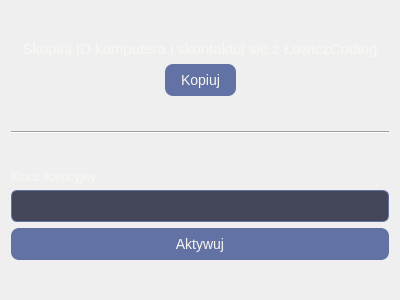
<?xml version="1.0" encoding="UTF-8"?>
<ui version="4.0">
 <class>Form</class>
 <widget class="QWidget" name="Form">
  <property name="geometry">
   <rect>
    <x>0</x>
    <y>0</y>
    <width>400</width>
    <height>300</height>
   </rect>
  </property>
  <property name="windowTitle">
   <string>Form</string>
  </property>
  <property name="styleSheet">
   <string notr="true">#Form {
    background-color: qlineargradient(
        spread:pad, x1:0, y1:0, x2:0.5, y2:1,
        stop:0 #282a36,
        stop:1 #1e1f29
    );
}

#label, #label_2{
	color: #f8f8f2;
}

QPushButton {
    background-color: #6272a4;
    color: #f8f8f2;
    border: none;
    padding: 8px 16px;
    border-radius: 8px;
    font-size: 14px;
}

QPushButton:hover {
    background-color: #44475a;
}

QLineEdit {
    background-color: #44475a;
    color: #f8f8f2;
    border: 1px solid #6272a4;
    border-radius: 6px;
    padding: 6px;
    font-size: 14px;
}

QLineEdit:focus {
    background-color: #3b3d4d;
    border: 1px solid #6272a4;
}










</string>
  </property>
  <layout class="QGridLayout" name="gridLayout">
   <item row="0" column="0">
    <spacer name="verticalSpacer_3">
     <property name="orientation">
      <enum>Qt::Orientation::Vertical</enum>
     </property>
     <property name="sizeHint" stdset="0">
      <size>
       <width>20</width>
       <height>40</height>
      </size>
     </property>
    </spacer>
   </item>
   <item row="7" column="0">
    <widget class="QLineEdit" name="lineEdit"/>
   </item>
   <item row="6" column="0">
    <widget class="QLabel" name="label_2">
     <property name="text">
      <string>Klucz licencyjny:</string>
     </property>
    </widget>
   </item>
   <item row="9" column="0">
    <spacer name="verticalSpacer_2">
     <property name="orientation">
      <enum>Qt::Orientation::Vertical</enum>
     </property>
     <property name="sizeHint" stdset="0">
      <size>
       <width>20</width>
       <height>40</height>
      </size>
     </property>
    </spacer>
   </item>
   <item row="8" column="0">
    <widget class="QPushButton" name="checkLicense">
     <property name="text">
      <string>Aktywuj</string>
     </property>
    </widget>
   </item>
   <item row="3" column="0">
    <spacer name="verticalSpacer">
     <property name="orientation">
      <enum>Qt::Orientation::Vertical</enum>
     </property>
     <property name="sizeHint" stdset="0">
      <size>
       <width>20</width>
       <height>40</height>
      </size>
     </property>
    </spacer>
   </item>
   <item row="1" column="0">
    <widget class="QLabel" name="label">
     <property name="font">
      <font>
       <pointsize>11</pointsize>
      </font>
     </property>
     <property name="text">
      <string>Skopiuj ID komputera i skontaktuj się z ŁowiczCoding</string>
     </property>
     <property name="alignment">
      <set>Qt::AlignmentFlag::AlignCenter</set>
     </property>
    </widget>
   </item>
   <item row="4" column="0">
    <widget class="Line" name="line">
     <property name="orientation">
      <enum>Qt::Orientation::Horizontal</enum>
     </property>
    </widget>
   </item>
   <item row="2" column="0">
    <layout class="QHBoxLayout" name="horizontalLayout">
     <item>
      <spacer name="horizontalSpacer">
       <property name="orientation">
        <enum>Qt::Orientation::Horizontal</enum>
       </property>
       <property name="sizeHint" stdset="0">
        <size>
         <width>40</width>
         <height>20</height>
        </size>
       </property>
      </spacer>
     </item>
     <item>
      <widget class="QPushButton" name="copy">
       <property name="text">
        <string>Kopiuj</string>
       </property>
      </widget>
     </item>
     <item>
      <spacer name="horizontalSpacer_2">
       <property name="orientation">
        <enum>Qt::Orientation::Horizontal</enum>
       </property>
       <property name="sizeHint" stdset="0">
        <size>
         <width>40</width>
         <height>20</height>
        </size>
       </property>
      </spacer>
     </item>
    </layout>
   </item>
   <item row="5" column="0">
    <spacer name="verticalSpacer_4">
     <property name="orientation">
      <enum>Qt::Orientation::Vertical</enum>
     </property>
     <property name="sizeHint" stdset="0">
      <size>
       <width>20</width>
       <height>40</height>
      </size>
     </property>
    </spacer>
   </item>
  </layout>
 </widget>
 <resources/>
 <connections/>
</ui>
